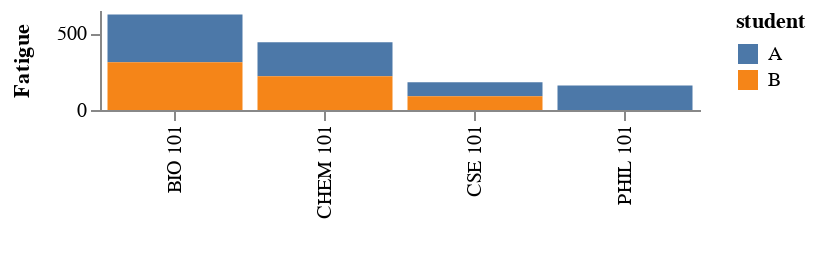

Vega-Lite specification stored for this chart:
### Vega specification from a JSON file in a GitHub repository (floating-point values rounded to 4 significant figures)
{"$schema": "https://vega.github.io/schema/vega/v3.0.json", "description": "Bar graph showing how each film differs from the average rating for that year", "autosize": "pad", "padding": 5, "width": 300, "height": 50, "style": "cell", "data": [{"name": "source_0", "values": [{"student": "A", "Class": "CSE 101", "TimeOfDay": 8, "Length": 45}, {"student": "A", "Class": "PHIL 101", "TimeOfDay": 10, "Length": 70}, {"student": "A", "Class": "CHEM 101", "TimeOfDay": 12, "Length": 30}, {"student": "A", "Class": "BIO 101", "TimeOfDay": 15, "Length": 45}, {"student": "B", "Class": "CSE 101", "TimeOfDay": 8, "Length": 45}, {"student": "B", "Class": "CHEM 101", "TimeOfDay": 12, "Length": 30}, {"student": "B", "Class": "BIO 101", "TimeOfDay": 15, "Length": 45}]}, {"name": "data_0", "source": "source_0", "transform": [{"type": "window", "params": [null], "as": ["TimeInClass"], "ops": ["sum"], "fields": ["Length"], "sort": {"field": ["TimeOfDay"], "order": ["ascending"]}, "groupby": ["Student"], "frame": [null, 0]}, {"type": "formula", "expr": "toNumber(datum[\"TimeInClass\"])", "as": "TimeInClass"}, {"type": "stack", "groupby": ["Class"], "field": "TimeInClass", "sort": {"field": ["student"], "order": ["descending"]}, "as": ["TimeInClass_start", "TimeInClass_end"], "offset": "zero"}, {"type": "filter", "expr": "datum[\"TimeInClass\"] !== null && !isNaN(datum[\"TimeInClass\"])"}]}], "marks": [{"name": "layer_0_marks", "type": "rect", "clip": true, "style": ["bar"], "from": {"data": "data_0"}, "encode": {"update": {"fill": {"scale": "color", "field": "student"}, "x": {"scale": "x", "field": "Class"}, "width": {"scale": "x", "band": true}, "y": {"scale": "y", "field": "TimeInClass_end"}, "y2": {"scale": "y", "field": "TimeInClass_start"}}}}], "scales": [{"name": "x", "type": "band", "domain": {"data": "data_0", "field": "Class", "sort": true}, "range": [0, {"signal": "width"}], "paddingInner": 0.1, "paddingOuter": 0.05}, {"name": "y", "type": "linear", "domain": {"data": "data_0", "fields": ["TimeInClass_start", "TimeInClass_end"]}, "range": [{"signal": "height"}, 0], "nice": true, "zero": true}, {"name": "color", "type": "ordinal", "domain": {"data": "data_0", "field": "student", "sort": true}, "range": "category"}], "axes": [{"title": "", "scale": "x", "orient": "bottom", "zindex": 1, "encode": {"labels": {"update": {"angle": {"value": 270}, "align": {"value": "right"}, "baseline": {"value": "middle"}}}}}, {"title": "Fatigue", "scale": "y", "orient": "left", "labelOverlap": true, "tickCount": {"signal": "ceil(height/40)"}, "zindex": 1}], "legends": [{"fill": "color", "title": "student", "encode": {"symbols": {"update": {"shape": {"value": "square"}}}}}], "config": {"axis": {"domainWidth": 1}, "axisY": {"minExtent": 30}, "style": {"cell": {"stroke": "transparent"}}}}
